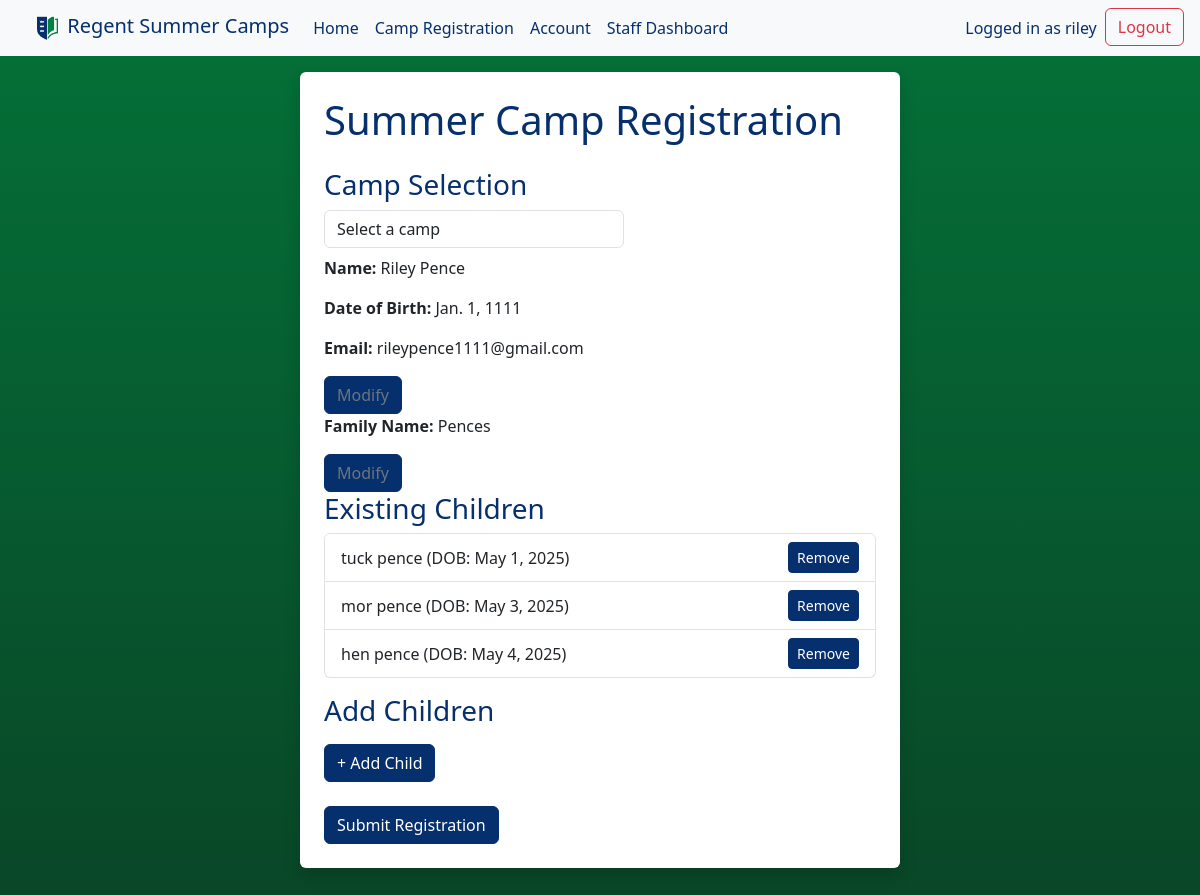
The page /register/ (signed in) on the database its author committed.
### campreg/models.py (models this page shows, shortened)
class Individual(models.Model):
    user = models.OneToOneField(User, on_delete=models.CASCADE, null=True, blank=True)
    first_name = models.CharField(max_length=100)
    last_name = models.CharField(max_length=100)
    date_of_birth = models.DateField()
    email = models.EmailField(blank=True, null=True)

class Family(models.Model):
    family_name = models.CharField(max_length=100)
    primary_contact = models.ForeignKey(Individual, on_delete=models.CASCADE, related_name='primary_for_family')
    members = models.ManyToManyField(Individual, related_name='families')

### campreg/views.py (the view)
# urls.py: path('register/', views.register, name='register'),
@login_required(login_url="/users/login/")
def register(request):
    user = request.user
    individual = Individual.objects.filter(user=user).first()
    family = Family.objects.filter(primary_contact=individual).first() if individual else None
    children = family.members.exclude(id=family.primary_contact.id) if family else []
    if family and Camp.objects.filter(registered_families=family).exists():
        messages.warning(request, "You're already registered for a camp.")
        return redirect('users:account')
    if request.method == 'POST':
        individual_form = PrimaryContactForm(request.POST, instance=individual)
        family_form = FamilyForm(request.POST, instance=family)
        camp_form = CampChoiceForm(request.POST)
        if individual_form.is_valid() and family_form.is_valid() and camp_form.is_valid():
            selected_camp = camp_form.cleaned_data['camp']
            primary = individual_form.save(commit=False)
            primary.user = user
            primary.save()
            family = family_form.save(commit=False)
            family.primary_contact = primary
            family.save()
            family.members.clear()
            family.members.add(primary)
            for child in children:
                delete_flag = request.POST.get(f'child_{child.id}_delete', '')
                if delete_flag == "delete":
                    family.members.remove(child)
                    child.delete()
                else:
                    family.members.add(child)
            child_index = 0
            while True:
                prefix = f"child_{child_index}_"
                if not request.POST.get(prefix + "first_name"):
                    break
                first = request.POST.get(prefix + "first_name")
                last = request.POST.get(prefix + "last_name")
                dob = request.POST.get(prefix + "dob")
                email = request.POST.get(prefix + "email")
                if first and last and dob:
                    child = Individual(
                        first_name=first,
                        last_name=last,
                        date_of_birth=dob,
                        email=email if email else None
                    )
                    child.save()
                    family.members.add(child)
                child_index += 1
            total_children = family.members.exclude(id=family.primary_contact.id).count()
            if total_children < 1:
                messages.error(request, "You must register at least one child to continue.")
                return redirect('register')
            current_total = sum(
                f.members.exclude(id=f.primary_contact.id).count()
                for f in selected_camp.registered_families.all()
            )
            registering_now = family.members.exclude(id=family.primary_contact.id).count()
            user_email = family.primary_contact.email
            children_check = family.members.exclude(id=family.primary_contact.id) if family else []
            children_list = ""
            for child in children_check:
                if child == children_check.first():
                    children_list += child.first_name
                else:
                    children_list += f", " + child.first_name
            if current_total + registering_now <= selected_camp.max_capacity:
                selected_camp.registered_families.add(family)
                print(f"Registered {family} to {selected_camp.name}")
                send_mail("Regent Summer Camp Registration Confirmation",f"Hello {family.primary_contact.first_name},\n\nYour application for {children_list} to participate in {selected_camp.name} running from {selected_camp.start_date} to {selected_camp.end_date} has been approved.\nFor more information, visit 127.0.0.1:8000/home", settings.EMAIL_HOST_USER,[user_email])
                request.session['last_registered_camp'] = selected_camp.name
                request.session['was_waitlisted'] = False
                for c in children_check:
                    if c.email:
                        send_mail("Regent Summer Camp Registration Confirmation",f"Hello {c.first_name},\n\nYour registration for {selected_camp.name} running from {selected_camp.start_date} to {selected_camp.end_date} has been confirmed. \nFor more information, visit 127.0.0.1:8000/home", settings.EMAIL_HOST_USER,[c.email])
            else:
                existing_wait = WaitingList.objects.filter(family=family, camp=selected_camp).first()
                request.session['last_registered_camp'] = selected_camp.name
                request.session['was_waitlisted'] = True
                if not existing_wait:
                    WaitingList.objects.create(family=family, camp=selected_camp)
                    print(f"{family} added to waitlist for {selected_camp.name}")
                    send_mail("Regent Summer Camp Waitlist",f"Hello {family.primary_contact.first_name},\n\n{selected_camp.name} running from {selected_camp.start_date} to {selected_camp.end_date} is full.\n\nYour application has been processed, and {children_list} have been added to the waitlist. If space becomes available for you, you will be registered automatically and an email will be sent to inform you. \nFor more information, visit 127.0.0.1:8000/home", settings.EMAIL_HOST_USER,[user_email])
                    request.session['last_registered_camp'] = selected_camp.name
                    request.session['was_waitlisted'] = True
                else:
                    print(f"{family} already on waitlist for {selected_camp.name}")
            return redirect('registration_success')
        else:
            print("Form errors:", individual_form.errors, family_form.errors, camp_form.errors)
    else:
        individual_form = PrimaryContactForm(instance=individual)
        family_form = FamilyForm(instance=family)
        camp_form = CampChoiceForm()
    camp_availability = {}
    for camp in Camp.objects.filter(archived=False):
        enrolled = sum(
            f.members.exclude(id=f.primary_contact.id).count()
            for f in camp.registered_families.all()
        )
        available = max(0, camp.max_capacity - enrolled)
        camp_availability[camp.id] = {
            'available': available,
            'max': camp.max_capacity,
        }
    first_time = not individual or not family
    return render(request, 'campreg/camp_register.html', {
        'individual_form': individual_form,
        'family_form': family_form,
        'camp_form': camp_form,
        'children': children,
        'camp_availability': camp_availability,
        'first_time': first_time
    })

### campreg/forms.py
class PrimaryContactForm(IndividualForm):
    def __init__(self, *args, **kwargs):
        super().__init__(*args, **kwargs)
        self.fields['email'].required = True
        self.fields['email'].widget.attrs.update({
            'required': 'required',
            'oninvalid': "this.setCustomValidity('Please enter an email for the primary contact.')",
            'oninput': "this.setCustomValidity('')"
        })

class FamilyForm(forms.ModelForm):
    family_name = forms.CharField(max_length=50, widget=forms.TextInput(attrs={'class':'form-control'}))
    class Meta:
        model = Family
        exclude = ['primary_contact', 'members']

### campreg/models.py (called while the page is built)
    def __str__(self):
        return self.name

### campreg/templates/campreg/camp_register.html (shortened to what this page needs)
{% extends 'layout.html' %}
{% block content %}
<div class="shadow p-4 mb-5 bg-body rounded">
  <h1>Summer Camp Registration</h1>
  <form method="post">
    <h3 class="mt-4">Camp Selection</h3>
    {{ camp_form.camp }}
    {% if first_time %}
    <div id="primary-form">
      {{ individual_form.as_p }}
    </div>
  {% else %}
    <div id="primary-display">
      <p><strong>Name:</strong> {{ individual_form.instance.first_name }} {{ individual_form.instance.last_name }}</p>
      <p><strong>Date of Birth:</strong> {{ individual_form.instance.date_of_birth }}</p>
      <p><strong>Email:</strong> {{ individual_form.instance.email }}</p>
      <button type="button" class="btn btn-outline-secondary" onclick="toggleSection('primary')">Modify</button>
    </div>
  {% endif %}
    {% if first_time %}
    <div id="family-form">
      {{ family_form.as_p }}
    </div>
  {% else %}
    <div id="family-display">
      <p><strong>Family Name:</strong> {{ family_form.instance.family_name }}</p>
      <button type="button" class="btn btn-outline-secondary" onclick="toggleSection('family')">Modify</button>
    </div>
  {% endif %}
    {% if not first_time %}
  <h3>Existing Children</h3>
  {% if children %}
    <ul class="list-group mb-3" id="existing-children">
      {% for child in children %}
        <li class="list-group-item d-flex justify-content-between align-items-center" id="child-row-{{ child.id }}">
          <div id="child-info-{{ child.id }}">
            {{ child.first_name }} {{ child.last_name }} (DOB: {{ child.date_of_birth }})
          </div>
          <div>
            <button type="button" class="btn btn-danger btn-sm" id="remove-{{ child.id }}"
                    onclick="markChildForDeletion({{ child.id }})">Remove</button>
          </div>
        </li>
      {% endfor %}
    </ul>
  {% else %}
    <p class="text-muted">No existing children.</p>
  {% endif %}
{% endif %}
    <h3>Add Children</h3>
    <button type="button" class="btn btn-secondary my-2" onclick="addChild()">+ Add Child</button>
    <br>
    <button type="submit" class="btn btn-success mt-3">Submit Registration</button>
  </form>
</div>
{% endblock %}

### templates/layout.html (shortened to what this page needs)
<!DOCTYPE html>
<html lang="en">
<head>
    {% load static %}
    {% load bootstrap5 %}
    {% bootstrap_css %}
    <link rel="stylesheet" href="{% static 'css/style.css' %}">
</head>
<body>
<section class="bg-col">
    <div class="container-fluid container-fullwidth bg-light">
        <div class="container-fluid mx-2">
            <nav class="navbar navbar-expand-lg navbar-regent">
                <a class="navbar-brand mb-0 h1" href="/home">
                    <img src="{% static 'images/regent.png' %}" height="30" width="30">
                    Regent Summer Camps
                </a>
                <div class="collapse navbar-collapse" id="navbarBar">
                    <ul class="navbar-nav mb-2 mb-lg-0">
                        <li class="nav-item">
                            <a class="nav-link" href="/home">Home</a>
                        </li>
                        {% if user.is_authenticated %}
                            <li class="nav-item">
                                <a class="nav-link" href="/register">Camp Registration</a>
                            </li>
                            <li class="nav-item">
                                <a class="nav-link" href="/users/account">Account</a>
                            </li>
                            {% if user.is_staff %}
                                <li class="nav-item">
                                    <a class="nav-link" href="{% url 'staff:dashboard' %}">Staff Dashboard</a>
                                </li>
                            {% endif %}
                        {% else %}
                            <li class="nav-item">
                                <a class="nav-link" href="/users/register">Sign Up</a>
                            </li>
                        {% endif %}
                    </ul>
                    <ul class="navbar-nav ms-auto">
                        {% if user.is_authenticated %}
                            <li class="navbar-text me-2">
                                Logged in as {{ user.get_username }}
                            </li>
                            <li class="nav-item">
                                <form class="form" action="{% url 'users:logout' %}" method="post">
                                    <button type="submit" class="btn btn-logout" aria-label="Logout" title="Logout">Logout</button>
                                </form>
                            </li>
                        {% else %}
                            <li class="nav-item">
                                <a class="nav-link" href="/users/login">Login</a>
                            </li>
                        {% endif %}
                    </ul>
                </div>
            </nav>
        </div>
    </div>
    <div class="container-fluid container-fullwidth mt-3">
        <div class="row d-flex justify-content-center">
            {% block content %}
            {% endblock %}
        </div>
    </div>
</section>
</body>
</html>

### static/css/style.css (style rules this page uses)
body { min-height: 100vh; background-image: linear-gradient(#047138, #094627); }
h1, h3, label { color: #062f6d; }
.navbar-regent .nav-link { color: #062f6d; font-weight: 500; transition: color .15s ease-in-out; }
.navbar-regent .navbar-brand { color: #062f6d; }
.navbar-regent .navbar-text { color: #062f6d; }
.btn { background-color: #062f6d; border-color: #062f6d; transition: all .15s ease-in-out; }
.btn-logout { color: var(--bs-danger); border-color: var(--bs-danger); background-color: transparent; transition: all .15s ease-in-out; }
.form-control { max-width: 300px; }
.shadow { width: 50%; }
.container-fullwidth { width: 100%; margin: 0; }

### rows shown on the page
Individual: instance.first_name "Riley", instance.last_name "Pence", instance.date_of_birth "Jan. 1, 1111", instance.email "rileypence1111@gmail.com"
Family: instance.family_name "Pences"
Individual: first_name "tuck", last_name "pence", date_of_birth "May 1, 2025"
Individual: first_name "mor", last_name "pence", date_of_birth "May 3, 2025"
Individual: first_name "hen", last_name "pence", date_of_birth "May 4, 2025"

### other values the page prints
{{ user.get_username }} "riley"
